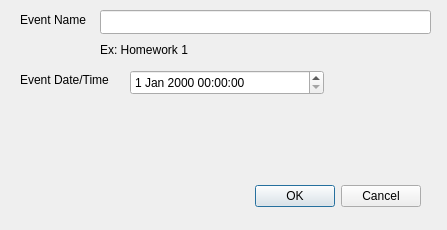
<?xml version="1.0" encoding="UTF-8"?>
<ui version="4.0">
 <class>addcalendarevent</class>
 <widget class="QDialog" name="addcalendarevent">
  <property name="geometry">
   <rect>
    <x>0</x>
    <y>0</y>
    <width>447</width>
    <height>230</height>
   </rect>
  </property>
  <property name="windowTitle">
   <string>Dialog</string>
  </property>
  <widget class="QDialogButtonBox" name="buttonBox">
   <property name="geometry">
    <rect>
     <x>80</x>
     <y>180</y>
     <width>341</width>
     <height>32</height>
    </rect>
   </property>
   <property name="orientation">
    <enum>Qt::Horizontal</enum>
   </property>
   <property name="standardButtons">
    <set>QDialogButtonBox::Cancel|QDialogButtonBox::Ok</set>
   </property>
  </widget>
  <widget class="QLineEdit" name="lineEdit_eventName">
   <property name="geometry">
    <rect>
     <x>100</x>
     <y>10</y>
     <width>331</width>
     <height>24</height>
    </rect>
   </property>
  </widget>
  <widget class="QLabel" name="label_eventName">
   <property name="geometry">
    <rect>
     <x>20</x>
     <y>10</y>
     <width>80</width>
     <height>20</height>
    </rect>
   </property>
   <property name="text">
    <string>Event Name</string>
   </property>
  </widget>
  <widget class="QLabel" name="label_eventDate">
   <property name="geometry">
    <rect>
     <x>20</x>
     <y>70</y>
     <width>111</width>
     <height>20</height>
    </rect>
   </property>
   <property name="text">
    <string>Event Date/Time</string>
   </property>
  </widget>
  <widget class="QLabel" name="label_eventName_2">
   <property name="geometry">
    <rect>
     <x>100</x>
     <y>40</y>
     <width>111</width>
     <height>20</height>
    </rect>
   </property>
   <property name="text">
    <string>Ex: Homework 1</string>
   </property>
  </widget>
  <widget class="QDateTimeEdit" name="dateTimeEdit">
   <property name="geometry">
    <rect>
     <x>130</x>
     <y>70</y>
     <width>194</width>
     <height>25</height>
    </rect>
   </property>
  </widget>
 </widget>
 <resources/>
 <connections>
  <connection>
   <sender>buttonBox</sender>
   <signal>accepted()</signal>
   <receiver>addcalendarevent</receiver>
   <slot>accept()</slot>
   <hints>
    <hint type="sourcelabel">
     <x>248</x>
     <y>254</y>
    </hint>
    <hint type="destinationlabel">
     <x>157</x>
     <y>274</y>
    </hint>
   </hints>
  </connection>
  <connection>
   <sender>buttonBox</sender>
   <signal>rejected()</signal>
   <receiver>addcalendarevent</receiver>
   <slot>reject()</slot>
   <hints>
    <hint type="sourcelabel">
     <x>316</x>
     <y>260</y>
    </hint>
    <hint type="destinationlabel">
     <x>286</x>
     <y>274</y>
    </hint>
   </hints>
  </connection>
 </connections>
</ui>
